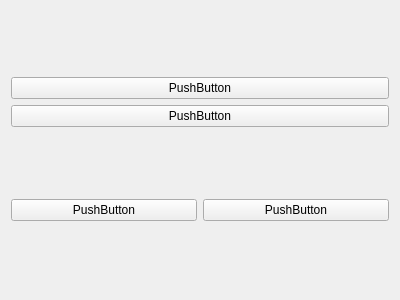
<?xml version="1.0" encoding="UTF-8"?>
<ui version="4.0">
 <class>Form</class>
 <widget class="QWidget" name="Form">
  <property name="geometry">
   <rect>
    <x>0</x>
    <y>0</y>
    <width>400</width>
    <height>300</height>
   </rect>
  </property>
  <property name="windowTitle">
   <string>Form</string>
  </property>
  <layout class="QVBoxLayout" name="verticalLayout_2">
   <item>
    <layout class="QVBoxLayout" name="verticalLayout">
     <item>
      <widget class="QPushButton" name="pushButton">
       <property name="text">
        <string>PushButton</string>
       </property>
      </widget>
     </item>
     <item>
      <widget class="QPushButton" name="pushButton_2">
       <property name="text">
        <string>PushButton</string>
       </property>
      </widget>
     </item>
    </layout>
   </item>
   <item>
    <layout class="QHBoxLayout" name="horizontalLayout">
     <item>
      <widget class="QPushButton" name="pushButton_4">
       <property name="text">
        <string>PushButton</string>
       </property>
      </widget>
     </item>
     <item>
      <widget class="QPushButton" name="pushButton_3">
       <property name="text">
        <string>PushButton</string>
       </property>
      </widget>
     </item>
    </layout>
   </item>
  </layout>
 </widget>
 <resources/>
 <connections/>
</ui>
